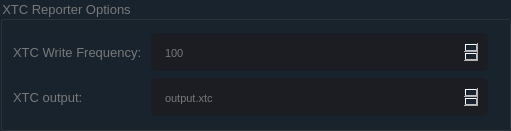
                               <widget class="QGroupBox" name="XTC_Reporter_Options_groupBox">
                                <property name="enabled">
                                 <bool>false</bool>
                                </property>
                                <property name="geometry">
                                 <rect>
                                  <x>10</x>
                                  <y>250</y>
                                  <width>511</width>
                                  <height>131</height>
                                 </rect>
                                </property>
                                <property name="font">
                                 <font>
                                  <family>Segoe UI</family>
                                  <pointsize>10</pointsize>
                                 </font>
                                </property>
                                <property name="styleSheet">
                                 <string notr="true">QWidget:disabled {
  background-color: #19232D;
  color: #787878;
  selection-background-color: #14506E;
  selection-color: #787878;
}</string>
                                </property>
                                <property name="title">
                                 <string>XTC Reporter Options</string>
                                </property>
                                <widget class="QWidget" name="formLayoutWidget_10">
                                 <property name="geometry">
                                  <rect>
                                   <x>10</x>
                                   <y>29</y>
                                   <width>481</width>
                                   <height>92</height>
                                  </rect>
                                 </property>
                                 <layout class="QFormLayout" name="formLayout_9">
                                  <property name="leftMargin">
                                   <number>3</number>
                                  </property>
                                  <property name="topMargin">
                                   <number>3</number>
                                  </property>
                                  <property name="rightMargin">
                                   <number>3</number>
                                  </property>
                                  <property name="bottomMargin">
                                   <number>3</number>
                                  </property>
                                  <item row="0" column="0">
                                   <widget class="QLabel" name="label_36">
                                    <property name="sizePolicy">
                                     <sizepolicy hsizetype="Expanding" vsizetype="Expanding">
                                      <horstretch>0</horstretch>
                                      <verstretch>0</verstretch>
                                     </sizepolicy>
                                    </property>
                                    <property name="font">
                                     <font>
                                      <family>Segoe UI</family>
                                      <pointsize>10</pointsize>
                                     </font>
                                    </property>
                                    <property name="text">
                                     <string>XTC Write Frequency: </string>
                                    </property>
                                   </widget>
                                  </item>
                                  <item row="1" column="0">
                                   <widget class="QLabel" name="label_37">
                                    <property name="sizePolicy">
                                     <sizepolicy hsizetype="Expanding" vsizetype="Expanding">
                                      <horstretch>0</horstretch>
                                      <verstretch>0</verstretch>
                                     </sizepolicy>
                                    </property>
                                    <property name="font">
                                     <font>
                                      <family>Segoe UI</family>
                                      <pointsize>10</pointsize>
                                     </font>
                                    </property>
                                    <property name="text">
                                     <string>XTC output: </string>
                                    </property>
                                   </widget>
                                  </item>
                                  <item row="0" column="1">
                                   <widget class="QTextEdit" name="XTC_write_freq_textEdit">
                                    <property name="minimumSize">
                                     <size>
                                      <width>0</width>
                                      <height>38</height>
                                     </size>
                                    </property>
                                    <property name="maximumSize">
                                     <size>
                                      <width>16777215</width>
                                      <height>38</height>
                                     </size>
                                    </property>
                                    <property name="font">
                                     <font>
                                      <family>Segoe UI</family>
                                      <pointsize>10</pointsize>
                                     </font>
                                    </property>
                                    <property name="styleSheet">
                                     <string notr="true">QTextEdit {
	background-color: rgb(27, 29, 35);
	border-radius: 5px;
	padding: 10px;
}
QTextEdit:hover {
	border: 2px solid rgb(64, 71, 88);
}
QTextEdit:focus {
	border: 2px solid rgb(91, 101, 124);
}</string>
                                    </property>
                                    <property name="html">
                                     <string>&lt;!DOCTYPE HTML PUBLIC &quot;-//W3C//DTD HTML 4.0//EN&quot; &quot;http://www.w3.org/TR/REC-html40/strict.dtd&quot;&gt;
&lt;html&gt;&lt;head&gt;&lt;meta name=&quot;qrichtext&quot; content=&quot;1&quot; /&gt;&lt;style type=&quot;text/css&quot;&gt;
p, li { white-space: pre-wrap; }
&lt;/style&gt;&lt;/head&gt;&lt;body style=&quot; font-family:'Segoe UI'; font-size:10pt; font-weight:400; font-style:normal;&quot;&gt;
&lt;p style=&quot; margin-top:0px; margin-bottom:0px; margin-left:0px; margin-right:0px; -qt-block-indent:0; text-indent:0px;&quot;&gt;&lt;span style=&quot; font-family:'MS Shell Dlg 2'; font-size:8.25pt;&quot;&gt;100&lt;/span&gt;&lt;/p&gt;&lt;/body&gt;&lt;/html&gt;</string>
                                    </property>
                                   </widget>
                                  </item>
                                  <item row="1" column="1">
                                   <widget class="QTextEdit" name="XTC_Output_Name_textEdit">
                                    <property name="minimumSize">
                                     <size>
                                      <width>0</width>
                                      <height>38</height>
                                     </size>
                                    </property>
                                    <property name="maximumSize">
                                     <size>
                                      <width>16777215</width>
                                      <height>38</height>
                                     </size>
                                    </property>
                                    <property name="font">
                                     <font>
                                      <family>Segoe UI</family>
                                      <pointsize>10</pointsize>
                                     </font>
                                    </property>
                                    <property name="styleSheet">
                                     <string notr="true">QTextEdit {
	background-color: rgb(27, 29, 35);
	border-radius: 5px;
	padding: 10px;
}
QTextEdit:hover {
	border: 2px solid rgb(64, 71, 88);
}
QTextEdit:focus {
	border: 2px solid rgb(91, 101, 124);
}</string>
                                    </property>
                                    <property name="html">
                                     <string>&lt;!DOCTYPE HTML PUBLIC &quot;-//W3C//DTD HTML 4.0//EN&quot; &quot;http://www.w3.org/TR/REC-html40/strict.dtd&quot;&gt;
&lt;html&gt;&lt;head&gt;&lt;meta name=&quot;qrichtext&quot; content=&quot;1&quot; /&gt;&lt;style type=&quot;text/css&quot;&gt;
p, li { white-space: pre-wrap; }
&lt;/style&gt;&lt;/head&gt;&lt;body style=&quot; font-family:'Segoe UI'; font-size:10pt; font-weight:400; font-style:normal;&quot;&gt;
&lt;p style=&quot; margin-top:0px; margin-bottom:0px; margin-left:0px; margin-right:0px; -qt-block-indent:0; text-indent:0px;&quot;&gt;&lt;span style=&quot; font-family:'MS Shell Dlg 2'; font-size:8.25pt;&quot;&gt;output.xtc&lt;/span&gt;&lt;/p&gt;&lt;/body&gt;&lt;/html&gt;</string>
                                    </property>
                                   </widget>
                                  </item>
                                 </layout>
                                </widget>
                               </widget>
